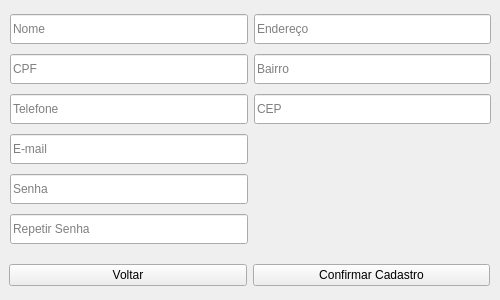
<?xml version="1.0" encoding="UTF-8"?>
<ui version="4.0">
 <class>Cadastro</class>
 <widget class="QWidget" name="Cadastro">
  <property name="geometry">
   <rect>
    <x>0</x>
    <y>0</y>
    <width>500</width>
    <height>300</height>
   </rect>
  </property>
  <property name="minimumSize">
   <size>
    <width>500</width>
    <height>300</height>
   </size>
  </property>
  <property name="maximumSize">
   <size>
    <width>500</width>
    <height>300</height>
   </size>
  </property>
  <property name="windowTitle">
   <string>Cadastro</string>
  </property>
  <widget class="QWidget" name="gridLayoutWidget">
   <property name="geometry">
    <rect>
     <x>10</x>
     <y>10</y>
     <width>481</width>
     <height>241</height>
    </rect>
   </property>
   <layout class="QGridLayout" name="gridLayout">
    <item row="4" column="0">
     <widget class="QLineEdit" name="caixa_senha1">
      <property name="minimumSize">
       <size>
        <width>0</width>
        <height>30</height>
       </size>
      </property>
      <property name="echoMode">
       <enum>QLineEdit::Password</enum>
      </property>
      <property name="placeholderText">
       <string>Senha</string>
      </property>
     </widget>
    </item>
    <item row="0" column="1">
     <widget class="QLineEdit" name="caixa_endereco">
      <property name="minimumSize">
       <size>
        <width>0</width>
        <height>30</height>
       </size>
      </property>
      <property name="placeholderText">
       <string>Endereço</string>
      </property>
     </widget>
    </item>
    <item row="1" column="0">
     <widget class="QLineEdit" name="caixa_cpf">
      <property name="minimumSize">
       <size>
        <width>0</width>
        <height>30</height>
       </size>
      </property>
      <property name="placeholderText">
       <string>CPF</string>
      </property>
     </widget>
    </item>
    <item row="5" column="0">
     <widget class="QLineEdit" name="caixa_senha2">
      <property name="minimumSize">
       <size>
        <width>0</width>
        <height>30</height>
       </size>
      </property>
      <property name="echoMode">
       <enum>QLineEdit::Password</enum>
      </property>
      <property name="placeholderText">
       <string>Repetir Senha</string>
      </property>
     </widget>
    </item>
    <item row="3" column="0">
     <widget class="QLineEdit" name="caixa_email">
      <property name="minimumSize">
       <size>
        <width>0</width>
        <height>30</height>
       </size>
      </property>
      <property name="placeholderText">
       <string>E-mail</string>
      </property>
     </widget>
    </item>
    <item row="0" column="0">
     <widget class="QLineEdit" name="caixa_nome">
      <property name="minimumSize">
       <size>
        <width>0</width>
        <height>30</height>
       </size>
      </property>
      <property name="placeholderText">
       <string>Nome</string>
      </property>
     </widget>
    </item>
    <item row="2" column="0">
     <widget class="QLineEdit" name="caixa_telefone">
      <property name="minimumSize">
       <size>
        <width>0</width>
        <height>30</height>
       </size>
      </property>
      <property name="placeholderText">
       <string>Telefone</string>
      </property>
     </widget>
    </item>
    <item row="1" column="1">
     <widget class="QLineEdit" name="caixa_bairro">
      <property name="minimumSize">
       <size>
        <width>0</width>
        <height>30</height>
       </size>
      </property>
      <property name="placeholderText">
       <string>Bairro</string>
      </property>
     </widget>
    </item>
    <item row="2" column="1">
     <widget class="QLineEdit" name="caixa_cep">
      <property name="minimumSize">
       <size>
        <width>0</width>
        <height>30</height>
       </size>
      </property>
      <property name="placeholderText">
       <string>CEP</string>
      </property>
     </widget>
    </item>
   </layout>
  </widget>
  <widget class="QWidget" name="horizontalLayoutWidget">
   <property name="geometry">
    <rect>
     <x>9</x>
     <y>260</y>
     <width>481</width>
     <height>31</height>
    </rect>
   </property>
   <layout class="QHBoxLayout" name="horizontalLayout">
    <item>
     <widget class="QPushButton" name="botao_voltar">
      <property name="text">
       <string>Voltar</string>
      </property>
     </widget>
    </item>
    <item>
     <widget class="QPushButton" name="botao_confirmar">
      <property name="text">
       <string>Confirmar Cadastro</string>
      </property>
     </widget>
    </item>
   </layout>
  </widget>
 </widget>
 <resources/>
 <connections/>
</ui>
